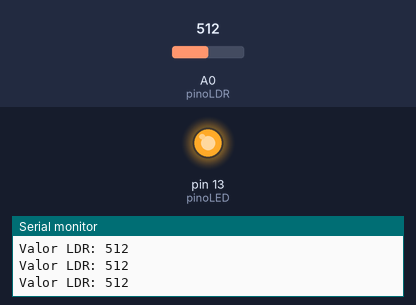
Simulated run of this sketch. Board: Arduino Uno, built with avr-gcc and run on an emulated ATmega328P. Parts: output pins drawn as LEDs (lit = HIGH), the last lines printed to the serial monitor. Inputs (shaded band) come from the test bench; at power-on: A0 (pinoLDR) = 512.

Above: at 1.2 s.
1.3 s: A0 (pinoLDR) set to 491
At 2.6 s:
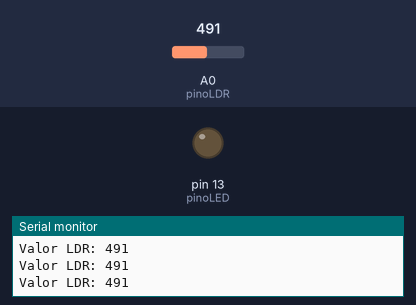
2.9 s: A0 (pinoLDR) set to 510
At 4.1 s:
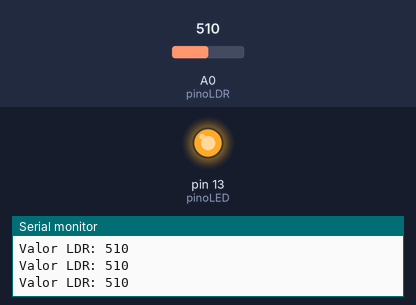
4.5 s: A0 (pinoLDR) set to 490
At 5.4 s:
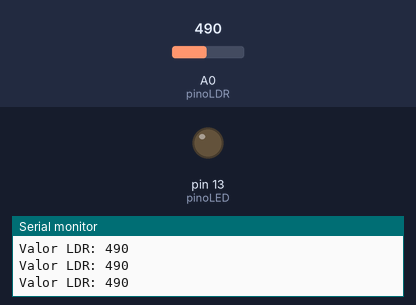
Timing chart, 0 to 7.5 s (numbered marks = the images above; inputs shaded):
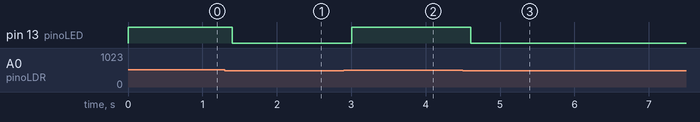

The sketch:

exemplo2.ino
```cpp
/*
    Código didático de exemplo para uso em aulas de programação e robótica.
    Com um circuito simples contendo um LDR, um resistor e um led, conforme
    o esquema abaixo:

    (5V) --- [LDR] ---+--- [Resistor] --- (GND)
                      |
                     (A0)

    O resistor pode ser de 10k para começar, pode-se mudar esse valor como
    for necessário para ajustar a faixa de valores..

    No Arduino.
    (D13) --- [LED] --- [Resistor 220Ω] --- (GND)

    ©2025 By Professor Claudio Roberto da Silva
*/

#define pinoLDR A0            // Pino analógico onde o divisor de tensão está ligado
#define pinoLED 13            // Pino digital onde o LED está ligado
const int limiar = 500;       // Valor de corte para acender ou apagar o LED

void setup() {
  pinMode(pinoLED, OUTPUT);   // Define o pino do LED como saída
  Serial.begin(9600);         // Inicializa a comunicação serial
}

void loop() {
  int valorLDR = analogRead(pinoLDR); // Lê o valor do sensor LDR

  Serial.print("Valor LDR: ");
  Serial.println(valorLDR);           // Exibe o valor no monitor serial

  // Acende o LED se estiver escuro (valor alto no LDR)
  if (valorLDR > limiar) {
    digitalWrite(pinoLED, HIGH);      // Liga o LED
  } else {
    digitalWrite(pinoLED, LOW);       // Desliga o LED
  }

  delay(200); // Aguarda um pouco antes da próxima leitura
}
```

Measured:
- the behaviour switches between 501 and 500 on A0 (pinoLDR) (found by bisection; images 0 and 1)
- after the input at 1.3 s, pin 13 (pinoLED): HIGH → LOW after 0.10 s
- after the input at 2.9 s, pin 13 (pinoLED): LOW → HIGH after 0.11 s
- after the input at 4.5 s, pin 13 (pinoLED): HIGH → LOW after 0.11 s
